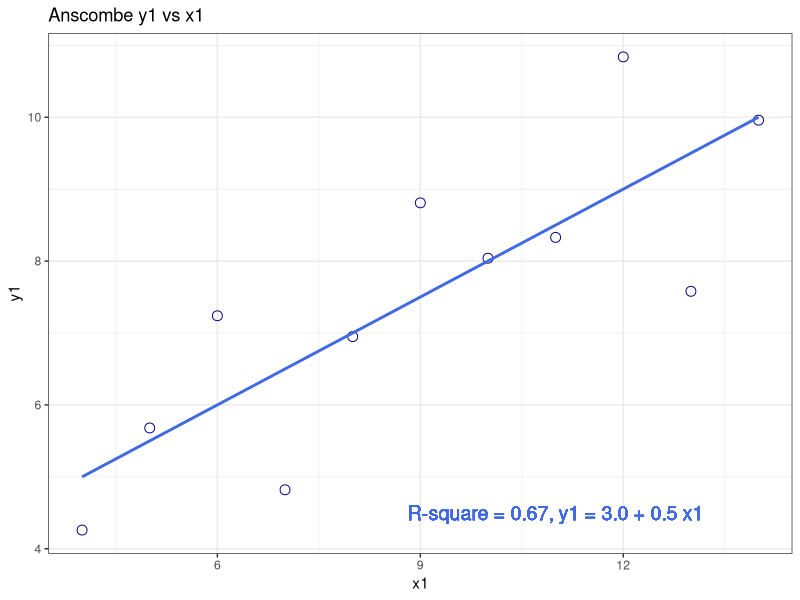
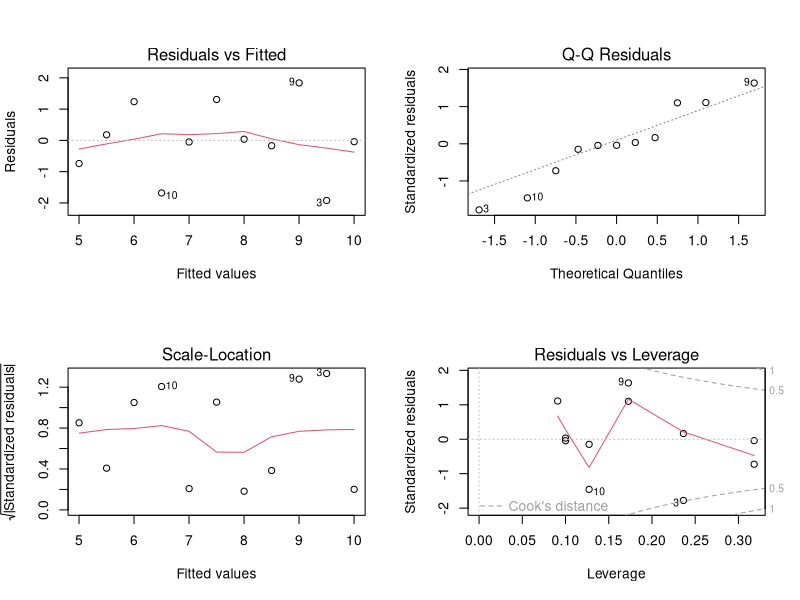
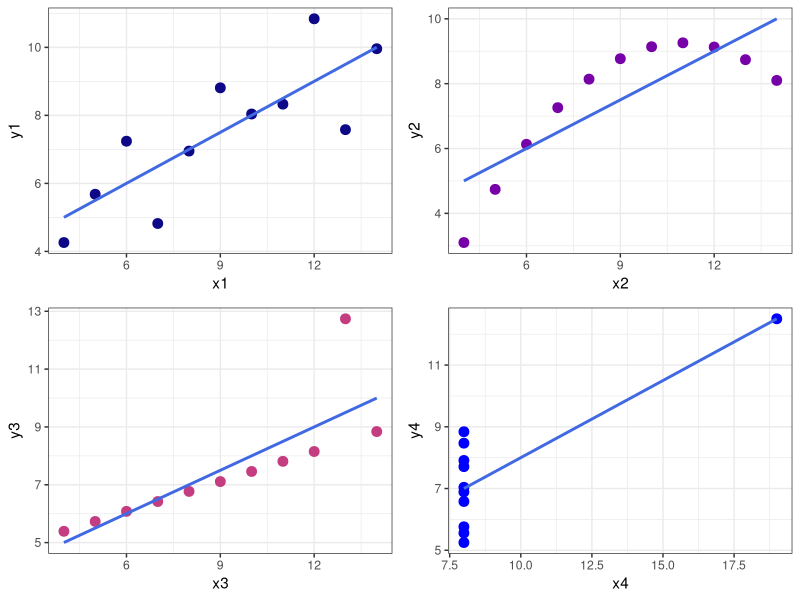
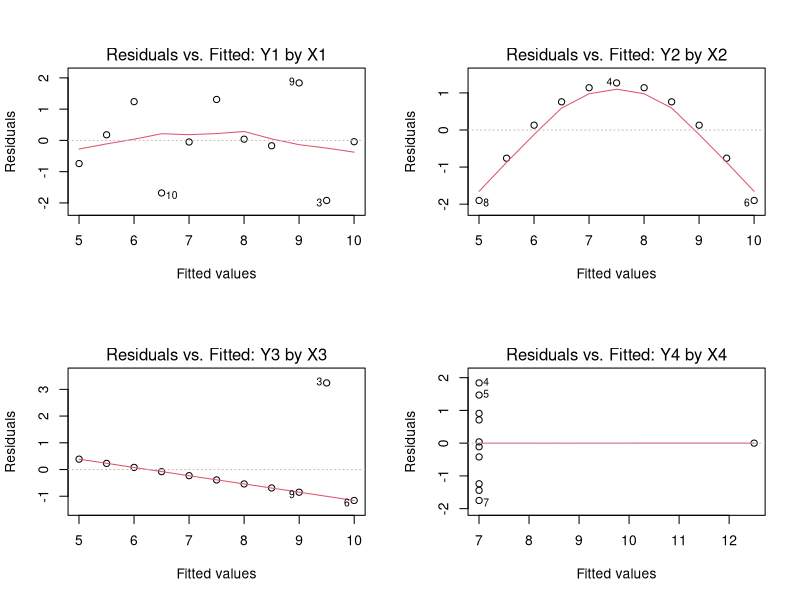

Write R code to recreate these figures, in order.
## ---- chunk 1
knitr::opts_chunk$set(comment=NA)
options(width = 55)
## ---- chunk 2
library(broom); library(tidyverse)
## ---- chunk 3
glimpse(anscombe)
## ---- chunk 4
ans_1 <- lm(y1 ~ x1, data = anscombe)

tidy(ans_1) %>%
  knitr::kable(digits = 2)

glance(ans_1) %>%
  select(r.squared, adj.r.squared, sigma, p.value) %>%
  knitr::kable(digits = 2)
## ---- chunk 5
ggplot(anscombe, aes(x = x1, y = y1)) +
  geom_point(size = 3, pch = 1, col = "navy") + 
  geom_smooth(method = "lm", se = FALSE, col = "royalblue") + 
  theme_bw() + labs(title = "Anscombe y1 vs x1") +
  geom_text(x = 11, y = 4.5, size = 5, col = "royalblue", 
            label = "R-square = 0.67, y1 = 3.0 + 0.5 x1")
## ---- chunk 6
par(mfrow = c(2,2))
plot(ans_1)
## ---- chunk 7
ans_2 <- lm(y2 ~ x2, data = anscombe)

tidy(ans_2) %>%
  knitr::kable(digits = 2)

glance(ans_2) %>%
  select(r.squared, adj.r.squared, sigma, p.value) %>%
  knitr::kable(digits = 2)
## ---- chunk 8
ans_3 <- lm(y3 ~ x3, data = anscombe)

tidy(ans_3) %>%
  knitr::kable(digits = 2)

glance(ans_3) %>%
  select(r.squared, adj.r.squared, sigma, p.value) %>%
  knitr::kable(digits = 2)
## ---- chunk 9
ans_4 <- lm(y4 ~ x4, data = anscombe)

tidy(ans_4) %>%
  knitr::kable(digits = 2)

glance(ans_4) %>%
  select(r.squared, adj.r.squared, sigma, p.value) %>%
  knitr::kable(digits = 2)
## ---- chunk 10
p1 <- ggplot(anscombe, aes(x = x1, y = y1)) +
  geom_point(size = 3, col = "#0D0887FF") + 
  geom_smooth(method = "lm", se = FALSE, col = "royalblue") + 
  theme_bw()

p2 <- ggplot(anscombe, aes(x = x2, y = y2)) +
  geom_point(size = 3, col = "#7701A8FF") + 
  geom_smooth(method = "lm", se = FALSE, col = "royalblue") + 
  theme_bw()

p3 <- ggplot(anscombe, aes(x = x3, y = y3)) +
  geom_point(size = 3, col = "#C33D80FF") + 
  geom_smooth(method = "lm", se = FALSE, col = "royalblue") + 
  theme_bw()

p4 <- ggplot(anscombe, aes(x = x4, y = y4)) +
  geom_point(size = 3, col = "blue") + 
  geom_smooth(method = "lm", se = FALSE, col = "royalblue") + 
  theme_bw()

gridExtra::grid.arrange(p1, p2, p3, p4, nrow=2)
## ---- chunk 11
par(mfrow=c(2,2))
plot(lm(y1 ~ x1, data = anscombe), which = 1, caption = "Residuals vs. Fitted: Y1 by X1")
plot(lm(y2 ~ x2, data = anscombe), which = 1, caption = "Residuals vs. Fitted: Y2 by X2")
plot(lm(y3 ~ x3, data = anscombe), which = 1, caption = "Residuals vs. Fitted: Y3 by X3")
plot(lm(y4 ~ x4, data = anscombe), which = 1, caption = "Residuals vs. Fitted: Y4 by X4")
